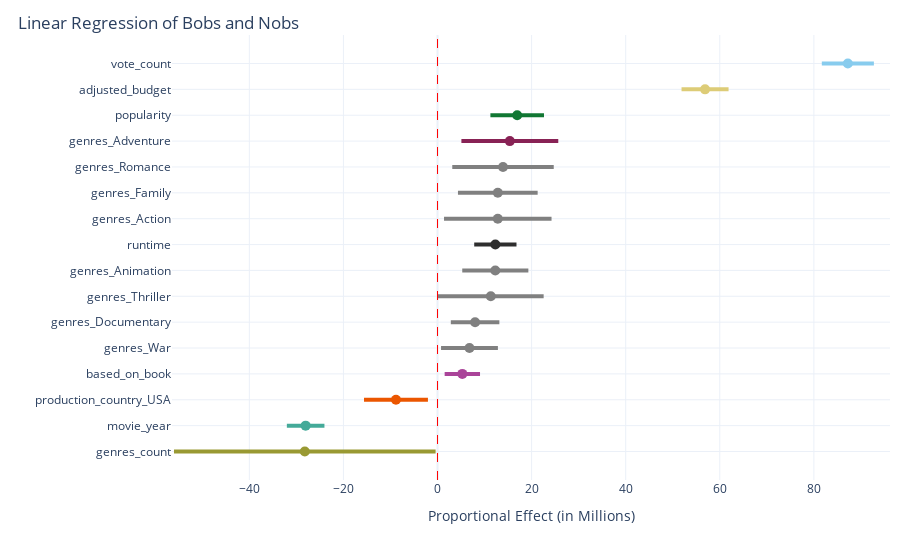

Source (notebook cell):
### Code cell
import plotly.graph_objects as go
import matplotlib.pyplot as plt

to_include = results.params[results.pvalues < 0.05][1:].sort_values() # get only those with significant pvalues
# Replace the specific label in both the to_include index and confidence_intervals index
to_include.index = to_include.index.str.replace(
    "production_countries_United States of America", 
    "production_country_USA"
)

# Update the confidence intervals to match the modified index
confidence_intervals = results.conf_int()
confidence_intervals.index = confidence_intervals.index.str.replace(
    "production_countries_United States of America", 
    "production_country_USA"
)

# Now subset the confidence intervals with the updated index
confidence_intervals = confidence_intervals.loc[to_include.index]
ci_values = confidence_intervals.values
colors = [color_palette.get(feature, "#eb5600") for feature in to_include.index]  

fig = go.Figure()

fig.add_trace(go.Scatter(
    x=to_include.values / 1e6,  # Scale x-axis values to 1e6
    y=to_include.index,
    mode='markers',
    marker=dict(size=10, color=colors),
    name="Proportional Effect",
    hoverinfo="text",
    text=[
        f"Feature: {feature}<br>Proportional Effect: {effect / 1e6:.2f} Millions<br>CI: ({ci[0] / 1e6:.2f} Millions, {ci[1] / 1e6:.2f} Millions)"
        for feature, effect, ci in zip(to_include.index, to_include.values.astype(float), ci_values.astype(float))
    ]
))


for i, (ci, color) in enumerate(zip(ci_values, colors)):
    fig.add_shape(
        type="line",
        x0=ci[0] / 1e6,  # Lower CI bound
        x1=ci[1] / 1e6,  # Upper CI bound
        y0=i,  
        y1=i,  
        line=dict(color=color, width=4, dash='solid')  
    )

fig.add_vline(
    x=0,
    line=dict(color="red", width=1, dash='dash'),
)
fig.update_layout(
    title=dict(
        text="Linear Regression of Bobs and Nobs",
        x=0.02,
        y=0.97,
    ),
    xaxis=dict(
        title="Proportional Effect (in Millions)",
        tickvals=[-40, -20, 0, 20, 40, 60, 80],
    ),

    yaxis=dict(
        title="",
        tickmode="array",
        tickvals=list(range(len(to_include.index))),
        ticktext=list(to_include.index)
    ),
    template="plotly_white",
    margin=dict(t=35, l=20, r=10),
    width=None,
    height=None
)

fig.show()

### Figure 1 — Plotly figure (JSON) as saved in the notebook; plotly's stock layout.template omitted (floating-point values rounded to 4 significant figures)
{"data": [{"hoverinfo": "text", "marker": {"color": ["#999933", "#44AA99", "#eb5600", "#AA4499", "grey", "grey", "grey", "grey", "#2E2E2E", "grey", "grey", "grey", "#882255", "#117733", "#DDCC77", "#88CCEE"], "size": 10}, "mode": "markers", "name": "Proportional Effect", "text": ["Feature: genres_count<br>Proportional Effect: -28.21 Millions<br>CI: (-56.02 Millions, -0.41 Millions)", "Feature: movie_year<br>Proportional Effect: -28.03 Millions<br>CI: (-32.03 Millions, -24.04 Millions)", "Feature: production_country_USA<br>Proportional Effect: -8.83 Millions<br>CI: (-15.63 Millions, -2.04 Millions)", "Feature: based_on_book<br>Proportional Effect: 5.27 Millions<br>CI: (1.51 Millions, 9.03 Millions)", "Feature: genres_War<br>Proportional Effect: 6.79 Millions<br>CI: (0.75 Millions, 12.84 Millions)", "Feature: genres_Documentary<br>Proportional Effect: 7.99 Millions<br>CI: (2.83 Millions, 13.15 Millions)", "Feature: genres_Thriller<br>Proportional Effect: 11.32 Millions<br>CI: (0.09 Millions, 22.56 Millions)", "Feature: genres_Animation<br>Proportional Effect: 12.28 Millions<br>CI: (5.26 Millions, 19.31 Millions)", "Feature: runtime<br>Proportional Effect: 12.29 Millions<br>CI: (7.80 Millions, 16.78 Millions)", "Feature: genres_Action<br>Proportional Effect: 12.81 Millions<br>CI: (1.38 Millions, 24.24 Millions)", "Feature: genres_Family<br>Proportional Effect: 12.81 Millions<br>CI: (4.35 Millions, 21.28 Millions)", "Feature: genres_Romance<br>Proportional Effect: 13.92 Millions<br>CI: (3.14 Millions, 24.70 Millions)", "Feature: genres_Adventure<br>Proportional Effect: 15.37 Millions<br>CI: (5.08 Millions, 25.67 Millions)", "Feature: popularity<br>Proportional Effect: 16.94 Millions<br>CI: (11.24 Millions, 22.63 Millions)", "Feature: adjusted_budget<br>Proportional Effect: 56.87 Millions<br>CI: (51.87 Millions, 61.87 Millions)", "Feature: vote_count<br>Proportional Effect: 87.22 Millions<br>CI: (81.69 Millions, 92.76 Millions)"], "type": "scatter", "x": [-28.21, -28.03, -8.832, 5.274, 6.792, 7.986, 11.32, 12.28, 12.29, 12.81, 12.81, 13.92, 15.37, 16.94, 56.87, 87.22], "y": ["genres_count", "movie_year", "production_country_USA", "based_on_book", "genres_War", "genres_Documentary", "genres_Thriller", "genres_Animation", "runtime", "genres_Action", "genres_Family", "genres_Romance", "genres_Adventure", "popularity", "adjusted_budget", "vote_count"]}], "layout": {"margin": {"l": 20, "r": 10, "t": 35}, "shapes": [{"line": {"color": "#999933", "dash": "solid", "width": 4}, "type": "line", "x0": -56.02, "x1": -0.4057, "y0": 0, "y1": 0}, {"line": {"color": "#44AA99", "dash": "solid", "width": 4}, "type": "line", "x0": -32.03, "x1": -24.04, "y0": 1, "y1": 1}, {"line": {"color": "#eb5600", "dash": "solid", "width": 4}, "type": "line", "x0": -15.63, "x1": -2.038, "y0": 2, "y1": 2}, {"line": {"color": "#AA4499", "dash": "solid", "width": 4}, "type": "line", "x0": 1.515, "x1": 9.033, "y0": 3, "y1": 3}, {"line": {"color": "grey", "dash": "solid", "width": 4}, "type": "line", "x0": 0.7488, "x1": 12.84, "y0": 4, "y1": 4}, {"line": {"color": "grey", "dash": "solid", "width": 4}, "type": "line", "x0": 2.827, "x1": 13.15, "y0": 5, "y1": 5}, {"line": {"color": "grey", "dash": "solid", "width": 4}, "type": "line", "x0": 0.08746, "x1": 22.56, "y0": 6, "y1": 6}, {"line": {"color": "grey", "dash": "solid", "width": 4}, "type": "line", "x0": 5.256, "x1": 19.31, "y0": 7, "y1": 7}, {"line": {"color": "#2E2E2E", "dash": "solid", "width": 4}, "type": "line", "x0": 7.8, "x1": 16.78, "y0": 8, "y1": 8}, {"line": {"color": "grey", "dash": "solid", "width": 4}, "type": "line", "x0": 1.381, "x1": 24.24, "y0": 9, "y1": 9}, {"line": {"color": "grey", "dash": "solid", "width": 4}, "type": "line", "x0": 4.346, "x1": 21.28, "y0": 10, "y1": 10}, {"line": {"color": "grey", "dash": "solid", "width": 4}, "type": "line", "x0": 3.136, "x1": 24.7, "y0": 11, "y1": 11}, {"line": {"color": "#882255", "dash": "solid", "width": 4}, "type": "line", "x0": 5.077, "x1": 25.67, "y0": 12, "y1": 12}, {"line": {"color": "#117733", "dash": "solid", "width": 4}, "type": "line", "x0": 11.24, "x1": 22.63, "y0": 13, "y1": 13}, {"line": {"color": "#DDCC77", "dash": "solid", "width": 4}, "type": "line", "x0": 51.87, "x1": 61.87, "y0": 14, "y1": 14}, {"line": {"color": "#88CCEE", "dash": "solid", "width": 4}, "type": "line", "x0": 81.69, "x1": 92.76, "y0": 15, "y1": 15}, {"line": {"color": "red", "dash": "dash", "width": 1}, "type": "line", "x0": 0, "x1": 0, "xref": "x", "y0": 0, "y1": 1, "yref": "y domain"}], "title": {"text": "Linear Regression of Bobs and Nobs", "x": 0.02, "y": 0.97}, "xaxis": {"tickvals": [-40, -20, 0, 20, 40, 60, 80], "title": {"text": "Proportional Effect (in Millions)"}}, "yaxis": {"tickmode": "array", "ticktext": ["genres_count", "movie_year", "production_country_USA", "based_on_book", "genres_War", "genres_Documentary", "genres_Thriller", "genres_Animation", "runtime", "genres_Action", "genres_Family", "genres_Romance", "genres_Adventure", "popularity", "adjusted_budget", "vote_count"], "tickvals": [0, 1, 2, 3, 4, 5, 6, 7, 8, 9, 10, 11, 12, 13, 14, 15], "title": {"text": ""}}}}
